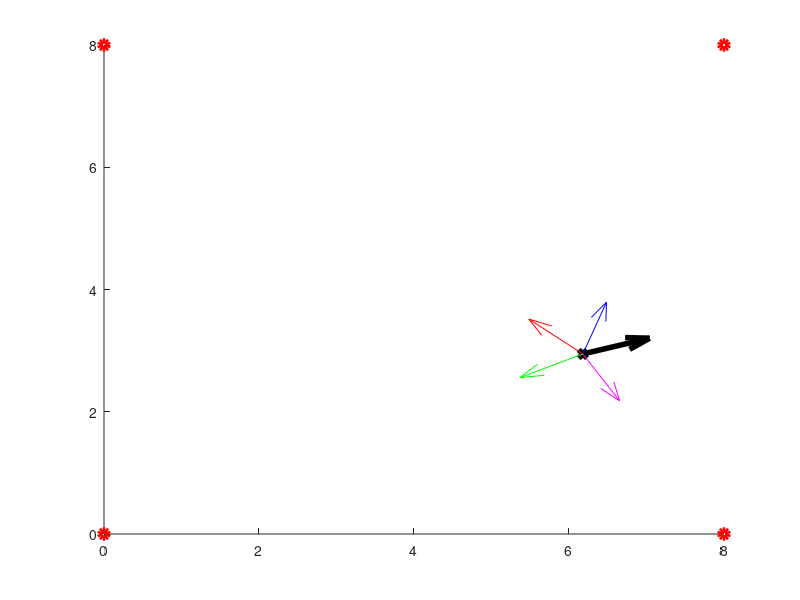
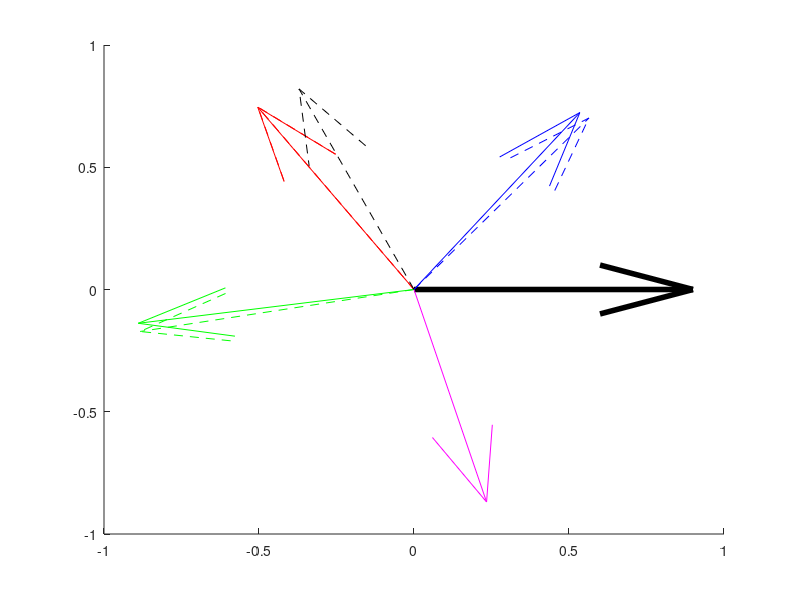

MATLAB code to generate these figures, in order:
clear all
close all
clc


side_length = 8;

%% Define beacon positions
beacons = [side_length, side_length;...
    0, side_length;...
    0, 0;...
    side_length, 0];

%% Randomly initialize robot state vector
state_vector = [side_length*rand(), side_length*rand(), 2*pi*rand()];

%% Plot beacons and robot
figure()
hold on
plot(beacons(:,1),beacons(:,2),'or','LineWidth',4)
plot(state_vector(:,1),state_vector(:,2),'xk','LineWidth',4)
quiver(state_vector(:,1),state_vector(:,2),cos(state_vector(:,3)),sin(state_vector(:,3)),'k','LineWidth',4)

%% Generate theoretical beacon vectors based on robot current position
color = 'brgm';
vec_theory = zeros(4,2);

for i = 1:4
    
    vec_theory(i,1) = beacons(i,1) - state_vector(1);
    vec_theory(i,2) = beacons(i,2) - state_vector(2);
    mag = sqrt(vec_theory(i,1)*vec_theory(i,1) + vec_theory(i,2)*vec_theory(i,2));
    vec_theory(i,1) = vec_theory(i,1)/mag;
    vec_theory(i,2) = vec_theory(i,2)/mag;
    quiver(state_vector(:,1),state_vector(:,2),vec_theory(i,1),vec_theory(i,2),color(i))
end

%% Generate theoretical beacon vectors in robot referential
vec_theory = ([cos(state_vector(:,3)), sin(state_vector(:,3));-sin(state_vector(:,3)),cos(state_vector(:,3))]*vec_theory')';

figure()
hold on
quiver(0,0,1,0,'k','LineWidth',4)
quiver(0,0,vec_theory(1,1),vec_theory(1,2),color(1))
quiver(0,0,vec_theory(2,1),vec_theory(2,2),color(2))
quiver(0,0,vec_theory(3,1),vec_theory(3,2),color(3))
quiver(0,0,vec_theory(4,1),vec_theory(4,2),color(4))

% angles_theory = atan2(vec_theory(:,2),vec_theory(:,1))*180/pi
% angles_theory = mod(mod(angles_theory,360) + 360, 360)

%% Generate noise to simulate measured beacon vectors

angle_noise_sigma = 2;
angle_measured = zeros(5,1);
vec_measured = zeros(5,2);
oddsNotMeasured = 0.25;
oddsFalse = 0.25;

for ii = 1:size(vec_theory,1)
    
    isMeasured = rand();
    if isMeasured > oddsNotMeasured
        
        angle_noise =  random(makedist('Normal','mu',0,'sigma',angle_noise_sigma/180*pi));
        angle_measured(ii,1) = atan2(vec_theory(ii,2),vec_theory(ii,1)) + angle_noise;
        angle_measured(ii,1) =  mod(mod(angle_measured(ii,1),2*pi) + 2*pi, 2*pi);
        vec_measured(ii,:) = [cos(angle_measured(ii,1)), sin(angle_measured(ii,1))];
        quiver(0,0,vec_measured(ii,1),vec_measured(ii,2),color(ii),'LineStyle','--')   
    end
    
end

isFalse = rand();
if isFalse < oddsFalse
    angle_measured(5,1) = 2*pi*rand();
    angle_measured(5,1) =  mod(mod(angle_measured(5,1),2*pi) + 2*pi, 2*pi);
    vec_measured(5,:) = [cos(angle_measured(5,1)),sin(angle_measured(5,1))];
    quiver(0,0,vec_measured(5,1),vec_measured(5,2),'k','LineStyle','--')
end



    
    
